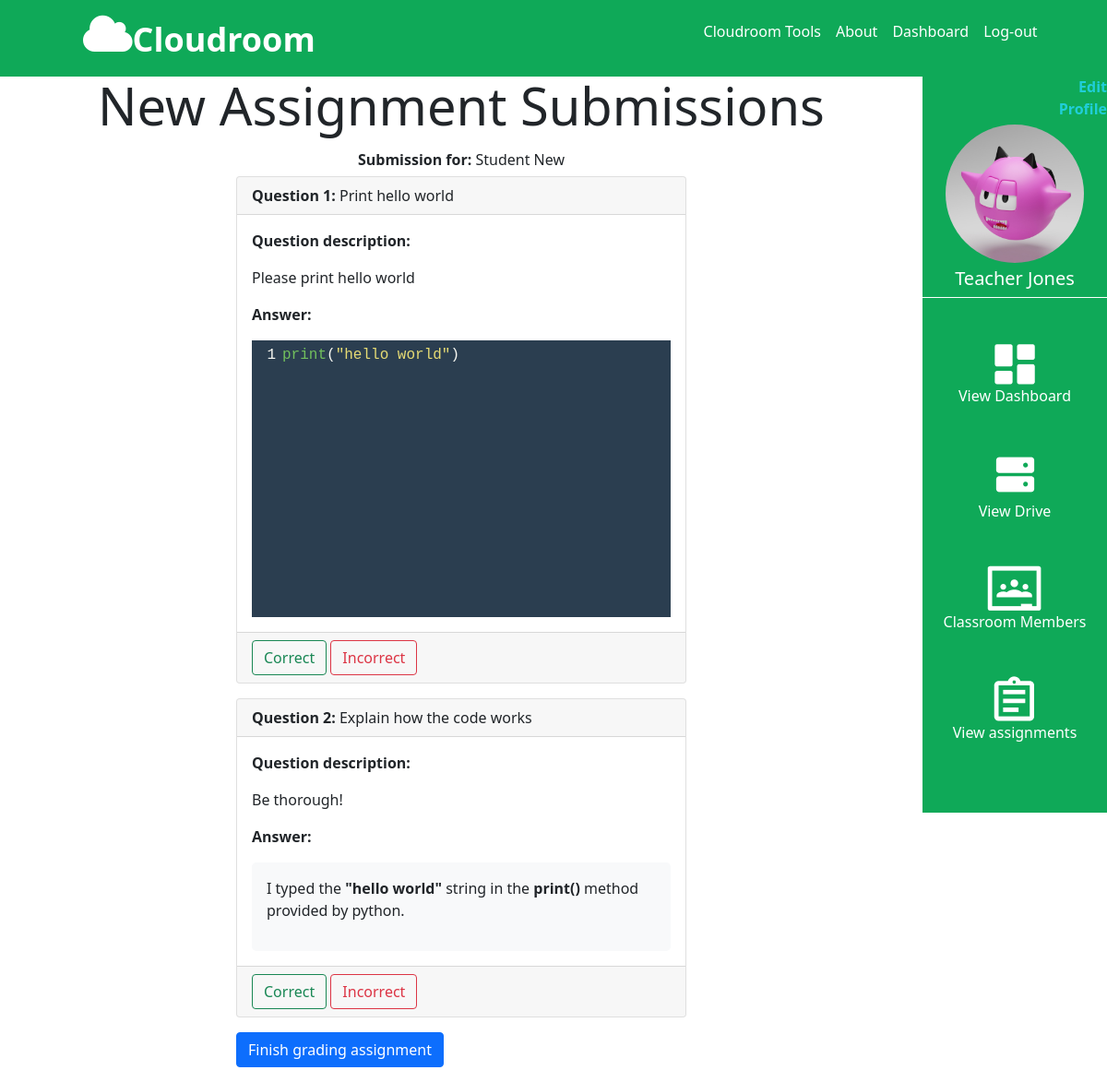
/classroom/1/1/assignments/2/submissions/4?student_id=3 (signed in), run on the app's committed database.
### CloudMain/models.py (models this page shows, shortened)
class Account(db.Model, UserMixin):
    id = db.Column(db.Integer(), primary_key=True)
    first_name = db.Column(db.String(length=30), nullable=False)
    last_name = db.Column(db.String(length=30), nullable=False)
    gender = db.Column(db.String(length=20), nullable=False)
    school = db.Column(db.String(length=50), nullable=False)
    nickname = db.Column(db.String(length=30), nullable=False)
    email = db.Column(db.String(length=20), nullable=False, unique=True)
    password_hash = db.Column(db.String(length=12), nullable=False)
    profile_pic = db.Column(db.String(length=20), nullable=False)
    account_type = db.Column(db.String(length=20), nullable=False)
    items = db.relationship('Upload_File', backref='owned_user', lazy=True)#Lazy gets all items from Upload_file
    poster = db.relationship('Post', backref='poster', lazy=True)  # Lazy gets all items from Upload_file
    papers = db.relationship('Paper', backref='tutor', lazy=True)
    comment = db.relationship('Comments', backref='commenter', lazy=True)
    assignment_submissions = db.relationship('StudentAssignmentSubmission', backref='student', lazy=True)
    question_submissions = db.relationship('StudentQuestionSubmission', backref='student', lazy=True)
    @property
    def password(self):
        return self.password

class Assignment(db.Model):
    __tablename__ = 'assignment'
    id = db.Column(db.Integer(), primary_key=True)
    name = db.Column(db.String(length=30), nullable=False)
    description = db.Column(db.String(), nullable = True)
    creationDate = db.Column(db.Date())
    dueDate = db.Column(db.Date())
    picture = db.Column(db.String(length=20), nullable=False)
    isPublished = db.Column(db.Boolean())
    teacher_id = db.Column(db.Integer())
    paper_id = db.Column(db.Integer(), db.ForeignKey('paper.id'), nullable = False)
    class_id = db.Column(db.Integer(), db.ForeignKey('classroom.id'), nullable = False)
    questions = db.relationship('Question', backref='owned_assignment', lazy=True)
    student_assignment_submissions = db.relationship('StudentAssignmentSubmission', backref='assignment', lazy=True)

class Question(db.Model):
    __tablename__ = 'question'
    id = db.Column(db.Integer(), primary_key=True)
    owner = db.Column(db.Integer(), db.ForeignKey('assignment.id'), nullable = False)
    type = db.Column(db.String(), nullable = False)
    title = db.Column(db.String(), nullable = False)
    description = db.Column(db.String(), nullable = True)
    placeholder_text = db.Column(db.String(), nullable = True)
    student_question_submission = db.relationship('StudentQuestionSubmission', backref='owned_question', lazy = True)

class StudentQuestionSubmission(db.Model):
    __tablename__ = 'student_question_submission'
    id = db.Column(db.Integer(), primary_key = True)
    assignment_id = db.Column(db.Integer(), db.ForeignKey('assignment.id'), nullable = False)
    question_id = db.Column(db.Integer(), db.ForeignKey('question.id'), nullable = False)
    student_id = db.Column(db.Integer(), db.ForeignKey('account.id'), nullable = False)
    question_content = db.Column(db.String(), nullable = True) # Incase student wants to submit empty question
    grade = db.Column(db.Float(), nullable = True) # the grade can be set later on when the teacher comes to mark it

### CloudMain/route.py (the view, shortened to what this page needs)
@app.route('/classroom/<class_id>/<paper_id>/assignments/<assignment_id>/submissions/<submission_id>', methods=['POST', 'GET'])
@functions.teacher_account_required
def view_submission(class_id, paper_id, assignment_id, submission_id):
    classroom = Classroom.query.filter_by(id=int(class_id)).first()
    paper = Paper.query.filter_by(id=int(paper_id)).first()
    assignment = Assignment.query.filter_by(id=int(assignment_id)).first()
    submission = StudentAssignmentSubmission.query.filter_by(id = int(submission_id)).first()
    questions = Question.query.filter_by(owner = int(assignment_id)).all()
    answers = StudentQuestionSubmission.query.filter_by(assignment_id = int(assignment_id),
                                                        student_id = int(submission.student_id)).all()
    form = dynamic_marking_form(questions)(request.form)
    return render_template('view_submission.html', classroom = classroom,
                                                paper = paper,
                                                assignment = assignment,
                                                submission = submission,
                                                answers = answers,
                                                questions = questions,
                                                form = form)

### CloudMain/forms.py
    class F(FlaskForm):
        submit = SubmitField('Submit Assignment')

### CloudMain/forms.py (called while the page is built)
def dynamic_marking_form(qs):
    class F(FlaskForm):
        submit = SubmitField('Finish grading assignment')
    for q in qs:
        grade = RadioField(choices=[('1', 'Correct'),('0', 'Incorrect')],validators=[DataRequired()])
        setattr(F, f'q-{q.id}', grade)
    return F

### CloudMain/functions.py (called while the page is built)
def teacher_account_required(f):
    @wraps(f)
    def decorated_function(*args, **kwargs):
        if current_user.account_type != "Teacher":
            flash(f"This page is for staff only.")
            return redirect(url_for('dashboard_page', user = current_user.first_name) )
        return f(*args, **kwargs)
    return decorated_function

### CloudMain/models.py (called while the page is built)
@login_manager.user_loader
def load_user(user_id):
    return Account.query.get(int(user_id))

### CloudMain/templates/view_submission.html (shortened to what this page needs)
{% extends 'base.html' %}
{% block style %}
<link rel="stylesheet" href="{{ url_for('static', filename='css/assignment_submission.css') }}">
<link rel="stylesheet" href="{{ url_for('static', filename='JS/AssignmentsJS/codemirror-5.65.3/lib/codemirror.css') }}">
<link rel="stylesheet" href="{{ url_for('static', filename='JS/AssignmentsJS/codemirror-5.65.3/theme/lucario.css') }}">
<link rel="stylesheet" href="{{ url_for('static', filename='CSS/view_submission.css') }}">
{% endblock %}
{% block content %}
{% include 'base_sidenav.html' %}
<body>
    <div class="container-fluid">
        <div class="row min-vh-100">
            <div class="col-sm-10 d-flex flex-column align-items-center mb-3">
                <div class="display-4 d-flex flex-column align-items-center justify-content-center">
                    <span><strong>{{ assignment.name }}</strong> Submissions</span>
                    <span class="h6 mt-3"><strong>Submission for:</strong> {{ submission.student.first_name}} {{ submission.student.last_name }}</span>
                </div>
                <form method="POST" class="w-50">
                {% for q in questions %}
                <div class="card mb-3">
                    <div class="card-header">
                        <strong>Question {{ loop.index }}: </strong>{{ q.title }}
                    </div>
                    <div class="card-body">
                        <p class="card-text"><strong>Question description:</strong></p>
                        <p class="card-text">{{ q.description|safe }}</p>
                        <p class="card-text"><strong>Answer:</strong></p>
                        {% if q.type == "code" %}
                        <div class="code-box">
                        </div>
                        {% elif q.type == "text" %}
                        <div class="text-box bg-light p-3 rounded-3">
                            {{ answers[loop.index - 1].question_content|safe }}
                        </div>
                        {% endif %}
                    </div>
                    {% set field = form|attr('q-{}'.format(q.id)) -%}
                    <div class="card-footer">
                            {% for btn in field %}
                            {% set btn_id = 'id-{}{}'.format(q.id, loop.index) %}
                            {% if loop.index == 1 %}
                            {{ btn.label(class="btn btn-outline-success", for=btn_id) }}
                            {% else %}
                            {{ btn.label(class="btn btn-outline-danger", for=btn_id) }}
                            {% endif %}
                            {% endfor %}
                    </div>
                </div>
                {% endfor %}
                {{ form.submit(class_='btn btn-primary') }}
            </form>
            </div>
        </div>
    </div>
</body>
{% endblock %}

### CloudMain/templates/base_sidenav.html (shortened to what this page needs)
<link rel="stylesheet" href="{{ url_for('static',filename='css/side_nav.css') }}">
<div class="col-sm-2 min-vh-100 float-end end-0 side-nav cloudroom-green position-fixed">
   <div class="user-section">
      <a href="{{url_for('user_profile', user = current_user.first_name)}}" class="text-reset text-decoration-none">
         <p class="fw-bold text-sm-end" style="color:#20CED9; margin-left: 120px; margin-bottom:0;">Edit Profile</p>
      </a>
      <div class="thumbnail">
         <img src="{{url_for('static',filename = current_user.profile_pic)}}" alt="Squid game avatar from Unsplash">
      </div>
      <h5 id="username">{{ current_user.first_name }} {{ current_user.last_name }}</h5>
   </div>
   <div class="nav-icons">
      <div class="nav-button">
         <a href="{{ url_for('dashboard_page', user = current_user.first_name) }}"
            class="text-reset text-decoration-none nav-button">
            <img src="{{url_for('static',filename = 'images/dashboard_icon.png')}}" alt="Your dashboard icon">
            <p>View Dashboard</p>
         </a>
      </div>
      <div class="nav-button">
         <a href="{{url_for('user_drive', user = current_user.first_name ,id='000')}}"
            class="text-reset text-decoration-none nav-button">
            <img src="{{url_for('static',filename = 'images/ph_hard-drives-fill.png')}}" alt="Your storage drive icon">
            <p>View Drive</p>
         </a>
      </div>
      {% if "drive" not in request.path %}
      {% if "dashboard" not in request.path %}
      {% if "grades" not in request.path %}
      {% if "create_assignment" not in request.path %}
      <div class="nav-button">
         <button type="button" data-bs-toggle="modal" data-bs-target="#showMembersModal"
            style="border: none; background-color: transparent; color: white;">
            <img src="{{url_for('static',filename = 'images/members_icon.png')}}" alt="All classroom members">
            <p class="text-reset text-decoration-none nav-button">Classroom Members</p>
         </button>
      </div>
      <div class="nav-button">
         <a href="{{ url_for('classroom_assignments_list', class_id = classroom.id, paper_id = paper.id) }}"
            class="text-reset text-decoration-none nav-button">
            <img src="{{url_for('static',filename = 'images/assignments_icon.png')}}" alt="Your storage drive icon">
            <p>View assignments</p>
         </a>
      </div>
      {% endif %}
      {% endif %}
      {% endif %}
      {% endif %}
   </div>
</div>

### CloudMain/static/CSS/side_nav.css (style rules this page uses)
.side-nav { padding: 0%; }
.cloudroom-green { background-color: #0FA958; }
.user-section { border-top: 1px white; border-bottom: 1px white; border-style: solid none; display: flex; flex-direction: column; justify-content: center; align-items: center; color: white; }
.thumbnail { position: relative; width: 150px; height: 150px; border-radius: 50%; overflow: hidden; margin: 5px 0px; }
.thumbnail img { position: absolute; left: 50%; top: 50%; height: 100%; width: auto; -webkit-transform: translate(-50%, -50%); -ms-transform: translate(-50%, -50%); transform: translate(-50%, -50%); }
.nav-icons { margin: 50px 0; display: flex; flex-direction: column; justify-content: center; align-items: center; gap: 30px; }
.nav-button { display: flex; flex-direction: column; justify-content: center; align-items: center; color: white; }
body:not(.modal-open) { padding-right: 0px !important; }

### data on the page
Account: profile_pic (picture), first_name "Teacher", last_name "Jones"
Assignment: name "New Assignment"
Account: student.first_name "Student", student.last_name "New"
Question: title "Print hello world", description "Please print hello world", label "Correct", label "Incorrect"
Question: title "Explain how the code works", description "Be thorough!", label "Correct", label "Incorrect"
StudentQuestionSubmission: question_content "I typed the \"hello world\" string in the print() method provided by python."
